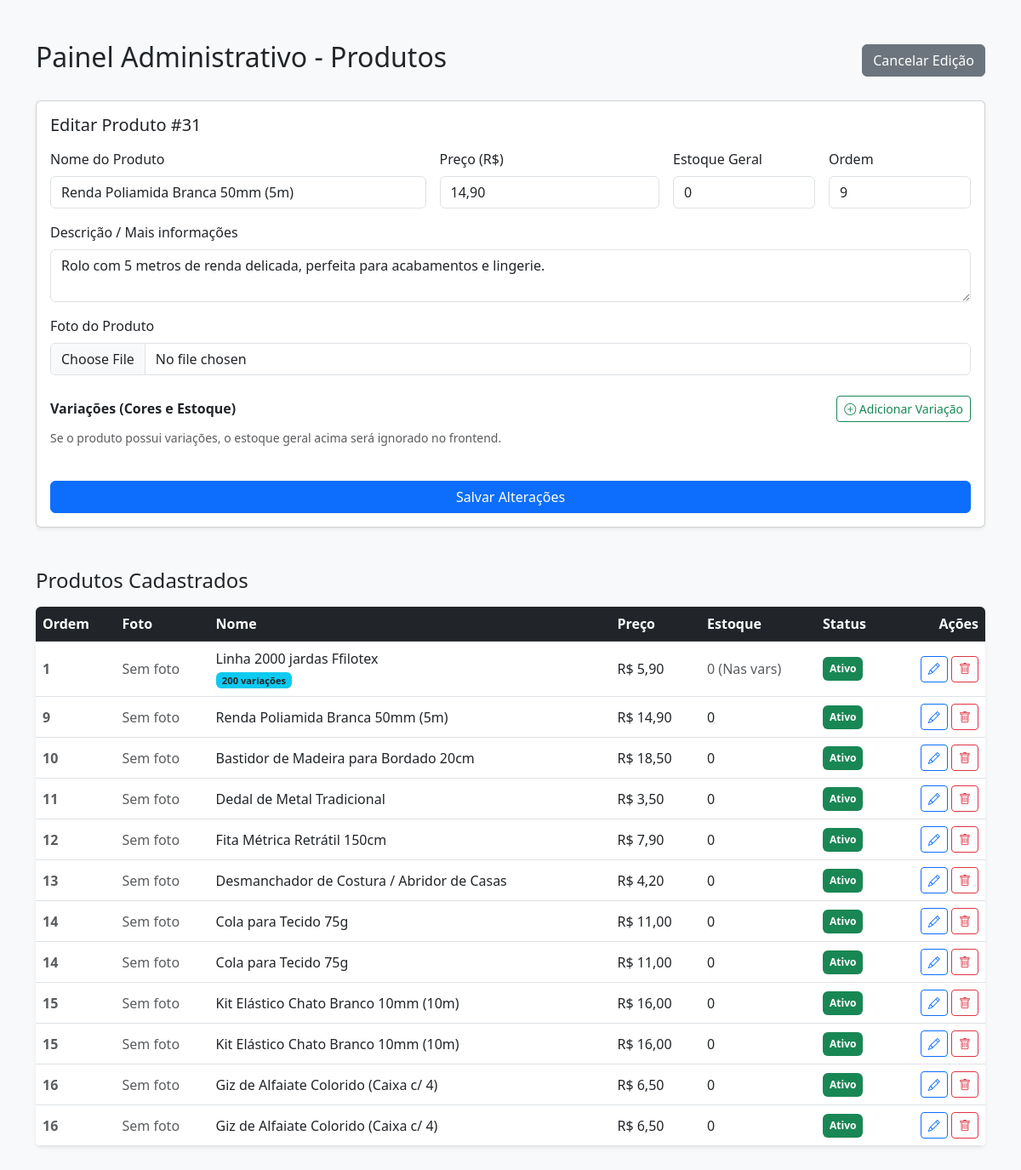
/admin.php?editar=31 (signed in), run on the app's committed database.
### tables this page shows
CREATE TABLE `produtos` (
  `id` int(11) NOT NULL,
  `nome` varchar(255) NOT NULL,
  `preco` decimal(10,2) NOT NULL,
  `descricao` text DEFAULT NULL,
  `imagem` varchar(255) DEFAULT NULL,
  `categoria_id` int(11) DEFAULT NULL,
  `ativo` tinyint(1) DEFAULT 1,
  `ordem` int(11) DEFAULT 0,
  `estoque` int(11) NOT NULL DEFAULT 0
);

### admin.php (the view, shortened to what this page needs)
<?php
include "config/conexao.php";
$prod_edit = null;
if (isset($_GET['editar'])) {
    $id = (int)$_GET['editar'];
    $res = $conn->query("SELECT * FROM produtos WHERE id = $id");
    if ($res->num_rows > 0) {
        $prod_edit = $res->fetch_assoc();
    }
}
?>
<!DOCTYPE html>
<html lang="pt-BR">
<head>
    <link href="https://cdn.jsdelivr.net/npm/bootstrap@5.3.0/dist/css/bootstrap.min.css" rel="stylesheet">
    <link rel="stylesheet" href="https://cdn.jsdelivr.net/npm/bootstrap-icons@1.11.3/font/bootstrap-icons.min.css">
</head>
<body class="bg-light">
<div class="container py-5">
    <div class="d-flex justify-content-between align-items-center mb-4">
        <h2>Painel Administrativo - Produtos</h2>
        <?php if ($prod_edit): ?>
            <a href="admin.php" class="btn btn-secondary">Cancelar Edição</a>
        <?php endif; ?>
    </div>
    <div class="card shadow-sm mb-5">
        <div class="card-body">
            <h5 class="card-title mb-3"><?= $prod_edit ? 'Editar Produto #'.$prod_edit['id'] : 'Novo Cadastro' ?></h5>
            <form action="admin.php" method="POST" enctype="multipart/form-data">
                <div class="row g-3">
                    <div class="col-md-5">
                        <label class="form-label">Nome do Produto</label>
                        <input type="text" name="nome" class="form-control" value="<?= $prod_edit ? htmlspecialchars($prod_edit['nome']) : '' ?>" required>
                    </div>
                    <div class="col-md-3">
                        <label class="form-label">Preço (R$)</label>
                        <input type="text" name="preco" class="form-control" placeholder="Ex: 21,50" value="<?= $prod_edit ? number_format($prod_edit['preco'], 2, ',', '') : '' ?>" required>
                    </div>
                    <div class="col-md-2">
                        <label class="form-label">Estoque Geral</label>
                        <input type="number" name="estoque" class="form-control" value="<?= $prod_edit ? (int)$prod_edit['estoque'] : '0' ?>" min="0" title="Para produtos sem variação">
                    </div>
                    <div class="col-md-2">
                        <label class="form-label">Ordem</label>
                        <input type="number" name="ordem" class="form-control" value="<?= $prod_edit ? (int)$prod_edit['ordem'] : '0' ?>">
                    </div>
                    <div class="col-12">
                        <label class="form-label">Descrição / Mais informações</label>
                        <textarea name="descricao" class="form-control" rows="2"><?= $prod_edit ? htmlspecialchars($prod_edit['descricao']) : '' ?></textarea>
                    </div>
                    <div class="col-md-12">
                        <label class="form-label">Foto do Produto <?= $prod_edit && $prod_edit['imagem'] ? '(Deixe em branco para manter a atual)' : '' ?></label>
                        <input type="file" name="imagem" class="form-control" accept="image/*">
                    </div>
                    <div class="col-12 mt-4">
                        <div class="d-flex justify-content-between align-items-center mb-2">
                            <h6 class="mb-0 fw-bold">Variações (Cores e Estoque)</h6>
                            <button type="button" class="btn btn-sm btn-outline-success" id="add-variation">
                                <i class="bi bi-plus-circle"></i> Adicionar Variação
                            </button>
                        </div>
                        <small class="text-muted d-block mb-3">Se o produto possui variações, o estoque geral acima será ignorado no frontend.</small>
                    </div>
                    <div class="col-md-12 mt-4">
                        <?php if ($prod_edit): ?>
                            <button type="submit" name="atualizar" class="btn btn-primary w-100">Salvar Alterações</button>
                        <?php else: ?>
                            <button type="submit" name="cadastrar" class="btn btn-success w-100">Cadastrar Produto</button>
                        <?php endif; ?>
                    </div>
                </div>
            </form>
        </div>
    </div>
    <h4 class="mb-3">Produtos Cadastrados</h4>
    <div class="table-responsive bg-white shadow-sm rounded">
        <table class="table table-hover align-middle mb-0">
            <thead class="table-dark">
                <tr>
                    <th>Ordem</th>
                    <th>Foto</th>
                    <th>Nome</th>
                    <th>Preço</th>
                    <th>Estoque</th>
                    <th>Status</th>
                    <th class="text-end">Ações</th>
                </tr>
            </thead>
            <tbody>
                <?php
                $resultado = $conn->query("SELECT * FROM produtos ORDER BY ordem ASC, id DESC");
                while ($prod = $resultado->fetch_assoc()):
                    $q_vars = $conn->query("SELECT COUNT(*) as qtd, SUM(estoque) as total_est FROM produto_variacoes WHERE produto_id = " . $prod['id'])->fetch_assoc();
                    $has_vars = $q_vars['qtd'] > 0;
                ?>
                <tr>
                    <td class="fw-bold text-muted"><?= isset($prod['ordem']) ? $prod['ordem'] : '0' ?></td>
                    <td>
                        <?php if ($prod['imagem']): ?>
                            <img src="<?= $prod['imagem'] ?>" alt="Foto" width="50" height="50" style="object-fit:cover; border-radius: 5px;">
                        <?php else: ?>
                            <span class="text-muted">Sem foto</span>
                        <?php endif; ?>
                    </td>
                    <td>
                        <?= htmlspecialchars($prod['nome']) ?>
                        <?php if($has_vars): ?>
                            <br><span class="badge bg-info text-dark" style="font-size: 0.7rem;"><?= $q_vars['qtd'] ?> variações</span>
                        <?php endif; ?>
                    </td>
                    <td>R$ <?= number_format($prod['preco'], 2, ',', '.') ?></td>
                    <td>
                        <?php if($has_vars): ?>
                            <span class="text-muted"><?= $q_vars['total_est'] ?> (Nas vars)</span>
                        <?php else: ?>
                            <?= $prod['estoque'] ?>
                        <?php endif; ?>
                    </td>
                    <td>
                        <a href="admin.php?status_id=<?= $prod['id'] ?>" class="text-decoration-none">
                            <span class="badge bg-<?= isset($prod['ativo']) && $prod['ativo'] ? 'success' : 'secondary' ?> cursor-pointer p-2">
                                <?= isset($prod['ativo']) && $prod['ativo'] ? 'Ativo' : 'Inativo' ?>
                            </span>
                        </a>
                    </td>
                    <td class="text-end">
                        <a href="admin.php?editar=<?= $prod['id'] ?>" class="btn btn-sm btn-outline-primary" title="Editar">
                            <i class="bi bi-pencil"></i>
                        </a>
                        <a href="admin.php?excluir=<?= $prod['id'] ?>" class="btn btn-sm btn-outline-danger" title="Excluir" onclick="return confirm('Tem certeza que deseja excluir este produto?');">
                            <i class="bi bi-trash"></i>
                        </a>
                    </td>
                </tr>
                <?php endwhile; ?>
            </tbody>
        </table>
    </div>
</div>
</body>
</html>

### admin.php (style rules this page uses)
.cursor-pointer { cursor: pointer; }

### data on the page
produtos: id "31", nome "Renda Poliamida Branca 50mm (5m)", preco "14,90", estoque "0", ordem "9", descricao "Rolo com 5 metros de renda delicada, perfeita para acabamentos e lingerie.", imagem "Sem foto", ativo "Ativo"
produtos: ordem "1", imagem "Sem foto", nome "Linha 2000 jardas Ffilotex", qtd "200", preco "5,90", total_est "0", ativo "Ativo"
produtos: ordem "10", imagem "Sem foto", nome "Bastidor de Madeira para Bordado 20cm", preco "18,50", estoque "0", ativo "Ativo"
produtos: ordem "11", imagem "Sem foto", nome "Dedal de Metal Tradicional", preco "3,50", estoque "0", ativo "Ativo"
produtos: ordem "12", imagem "Sem foto", nome "Fita Métrica Retrátil 150cm", preco "7,90", estoque "0", ativo "Ativo"
produtos: ordem "13", imagem "Sem foto", nome "Desmanchador de Costura / Abridor de Casas", preco "4,20", estoque "0", ativo "Ativo"
produtos: ordem "14", imagem "Sem foto", nome "Cola para Tecido 75g", preco "11,00", estoque "0", ativo "Ativo"
produtos: ordem "14", imagem "Sem foto", nome "Cola para Tecido 75g", preco "11,00", estoque "0", ativo "Ativo"
produtos: ordem "15", imagem "Sem foto", nome "Kit Elástico Chato Branco 10mm (10m)", preco "16,00", estoque "0", ativo "Ativo"
produtos: ordem "15", imagem "Sem foto", nome "Kit Elástico Chato Branco 10mm (10m)", preco "16,00", estoque "0", ativo "Ativo"
produtos: ordem "16", imagem "Sem foto", nome "Giz de Alfaiate Colorido (Caixa c/ 4)", preco "6,50", estoque "0", ativo "Ativo"
produtos: ordem "16", imagem "Sem foto", nome "Giz de Alfaiate Colorido (Caixa c/ 4)", preco "6,50", estoque "0", ativo "Ativo"
